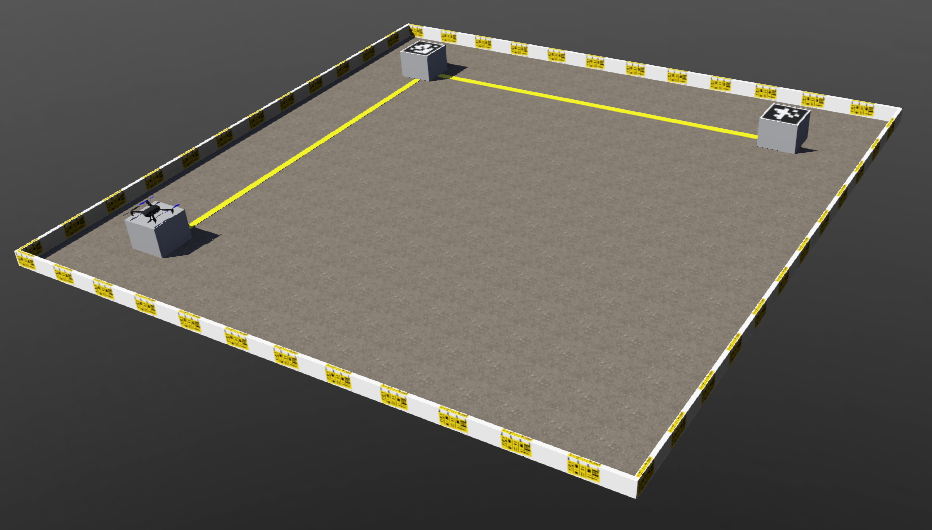
#> input picture .iris_modified.png, 932 x 530 px
$ python -i vision.py   (imports and definitions only)
#> lines starting #> are read from the running program, lines starting #| are printed output that depends on the picture; after the words box and inside, x2 and y2 are one past the last pixel; in counts of white or black regions, pixels touching at a corner belong together
#> further down, picture is the input picture: shape (530, 932, 3); mean B, G, R 86.3, 93.6, 97.4
"""
Vision utilities for yellow line following and AprilTag airport decoding.
"""

from dataclasses import dataclass
from typing import Dict, List, Optional, Tuple

import cv2
import numpy as np


@dataclass
class LineDetectionResult:
    """Result from yellow line detection in the look-ahead ROI."""

    visible: bool
    error: float
    confidence: float
    roi: Tuple[int, int, int, int]  # top, bottom, left, right
    center_x: Optional[int]


@dataclass
class TagDetectionResult:
    """AprilTag metadata decoded from the numeric tag ID."""

    tag_id: int
    country_code: int
    airport_status: int
    reachable_airports: int
    center: Tuple[int, int]


@dataclass
class ServoingResult:
    """Result from visual servoing to center tag in frame."""

    visible: bool
    error_x: float  # Normalized horizontal error in [-1, 1]
    error_y: float  # Normalized vertical error in [-1, 1]
    pixel_error: Tuple[int, int]  # Raw pixel offset (dx, dy)
    confidence: float  # Detection confidence [0, 1]
    tag_size_pixels: int  # Approximate tag width in pixels


class YellowLineDetector:
    """Detect yellow line center in the upper-middle look-ahead region."""

    def __init__(self):
        # HSV bounds tuned for common bright yellow road markings.
        self.lower_yellow = np.array([18, 70, 70], dtype=np.uint8)
        self.upper_yellow = np.array([40, 255, 255], dtype=np.uint8)

        # Memory for Momentum Tracking (Solution 2)
        self.last_cx: Optional[int] = None

    def detect(self, frame_bgr: np.ndarray) -> LineDetectionResult:
        """Return normalized lateral error in [-1, 1] and confidence."""
        height, width = frame_bgr.shape[:2]
#> height = 530; width = 932

        # Define the vertical AND horizontal ROI
        search_top = int(height * 0.2)
#> search_top = 106
        search_bottom = int(height * 0.45)
#> search_bottom = 238

        # Chop off the outer 25% on both sides to avoid peripheral noise
        search_left = int(width * 0.15)
#> search_left = 139
        search_right = int(width * 0.85)
#> search_right = 792

        hsv = cv2.cvtColor(frame_bgr, cv2.COLOR_BGR2HSV)
#> hsv: shape (530, 932, 3); mean H, S, V 9.5, 20.9, 97.6
        mask = cv2.inRange(hsv, self.lower_yellow, self.upper_yellow)
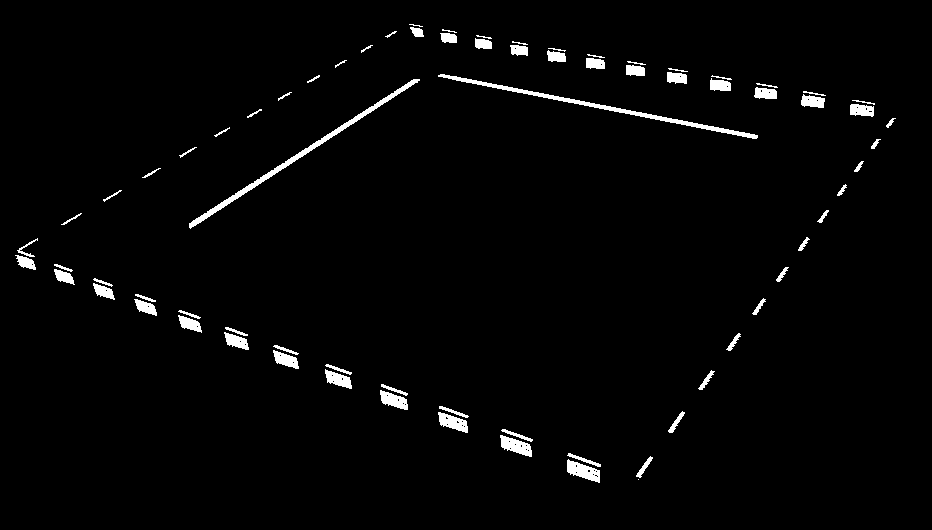
#> mask: shape (530, 932); 2.2% white; 74 white regions (2 under 20 px), largest, box (x1, y1, x2, y2) and area: (189, 79, 420, 229) 1379, (438, 74, 758, 139) 1350, (567, 459, 600, 483) 425

        # Focus on the narrowed look-ahead box
        roi_mask = np.zeros_like(mask)
        roi_mask[search_top:search_bottom, search_left:search_right] = 255
        mask = cv2.bitwise_and(mask, roi_mask)
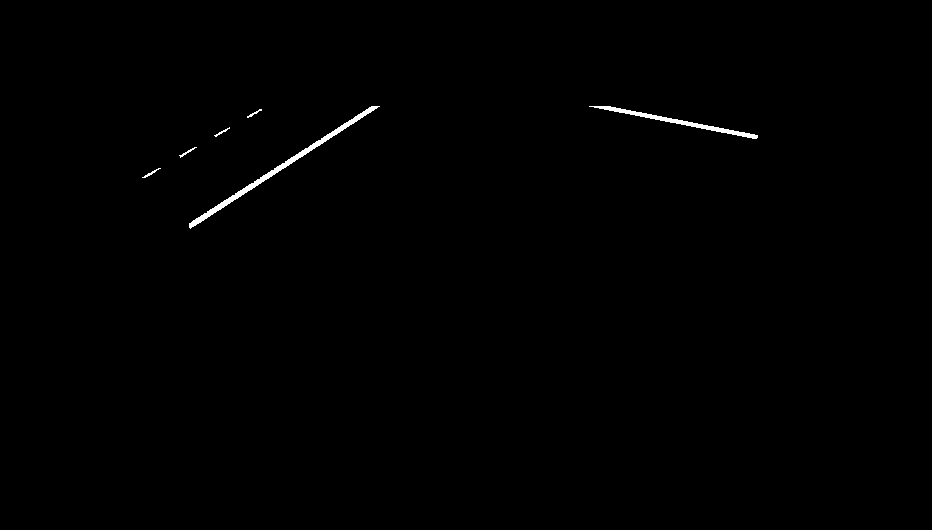
#> mask: shape (530, 932); 0.41% white; 6 white regions, box (x1, y1, x2, y2) and area: (189, 106, 380, 229) 1148, (589, 106, 758, 139) 706, (142, 168, 161, 178) 40, (179, 147, 197, 158) 39, (247, 109, 262, 118) 34, (214, 127, 230, 137) 34

        # Clean binary mask for stable contour extraction on curves.
        kernel = np.ones((5, 5), np.uint8)
        mask = cv2.morphologyEx(mask, cv2.MORPH_OPEN, kernel)
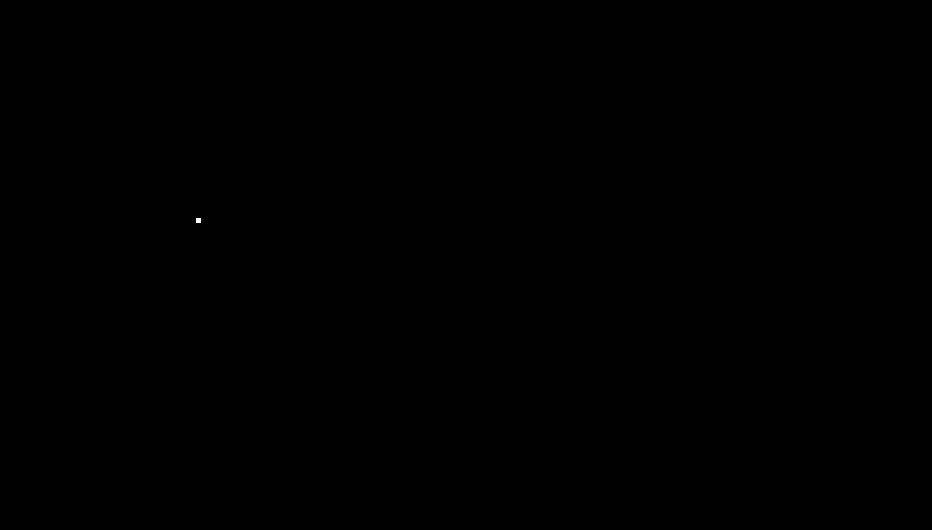
#> mask: shape (530, 932); 0.01% white; 1 white region, box (x1, y1, x2, y2) and area: (196, 218, 201, 223) 25
        mask = cv2.morphologyEx(mask, cv2.MORPH_CLOSE, kernel)

        contours, _ = cv2.findContours(
            mask,
            cv2.RETR_EXTERNAL,
            cv2.CHAIN_APPROX_SIMPLE,
        )
#> contours = [[[196, 218], [196, 222], [200, 222], [200, 218]]]

        # Pre-calculate valid contours with valid moments to avoid zero-division
        valid_contours = []
        for c in contours:
            area = cv2.contourArea(c)
            if area > 50:  # Ignore tiny noise artifacts
                M = cv2.moments(c)
                if M["m00"] > 0:
                    valid_contours.append((c, M, area))
#> this loop made 1 pass
#> (c, area) on pass 1: ([[196, 218], [196, 222], [200, 222], [200, 218]], 16)
#> after the loop, valid_contours = []

        if not valid_contours:
            self.last_cx = None  # Reset memory if the line is completely lost
            return LineDetectionResult(
                visible=False,
                error=0.0,
                confidence=0.0,
                roi=(search_top, search_bottom, search_left, search_right),
                center_x=None,
            )

        # --- MOMENTUM TRACKING LOGIC ---
        if self.last_cx is None:
            best_data = max(valid_contours, key=lambda item: item[2])
        else:
            best_data = min(
                valid_contours,
                key=lambda item: abs(
                    int(item[1]["m10"] / item[1]["m00"]) - self.last_cx
                ),
            )

        best_contour, moments, area = best_data
        center_x = int(moments["m10"] / moments["m00"])
        self.last_cx = center_x
        # -------------------------------------------

        error = (center_x - (width / 2.0)) / (width / 2.0)

        roi_area = max((search_bottom - search_top) * (search_right - search_left), 1)
        confidence = float(min(area / (roi_area * 0.25), 1.0))

        return LineDetectionResult(
            visible=True,
            error=float(np.clip(error, -1.0, 1.0)),
            confidence=confidence,
            roi=(search_top, search_bottom, search_left, search_right),
            center_x=center_x,
        )


class AprilTagDetector:
    """Detect AprilTags and decode airport metadata from tag ID digits."""

    # [245 lines left out: functions __init__, detect, calculate_servoing_error, decode_airport_metadata, draw_debug_overlays, not called in this run]

>>> import cv2
>>> picture = cv2.imread('../.iris_modified.png')
>>> result = YellowLineDetector().detect(picture)
